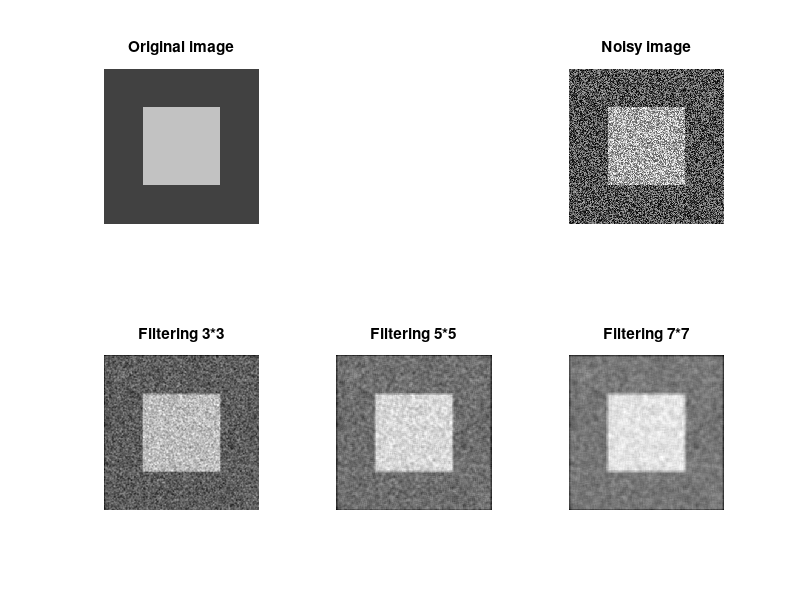

Recreate this plot in MATLAB. (Note: this script raises an error after producing the figure.)
%Shubhika GARG
%Cindy DO

%linear filtering in the spatial domain
%% Creating a matrix of 256*256 and 64*64 in the centre
a=ones([256 256])*64; %To get gray value of 64
%square area of size 64 and pixel values of 192
a(128-64+1:128+64, 128-64+1:128+64)=a(128-64+1:128+64, 128-64+1:128+64)*3;

%% Creating a noisy image
% % Noise Creation
b=rand(256,256)*255;
% Noise
% Adding noise to the previous image
c=a+b;

%% Creating proper filters
p=fspecial("average",[3 3]);
pc=filter2(p,c);

q=fspecial("average",[5 5]);
qc=filter2(q,c);

r=fspecial("average",[7 7]);
rc=filter2(r,c);

%% Output processing
figure();
subplot(2,3,1),imshow(uint8(a));
title('Original image');

subplot(2,3,3),imshow(c,[]);
title('Noisy image');

subplot(2,3,4),imshow(pc,[]);
title('Filtering 3*3');

subplot(2,3,5),imshow(qc,[]);
title('Filtering 5*5');

subplot(2,3,6),imshow(rc,[]);
title('Filtering 7*7');

sgtitle('Average filtering');
%% Solutions
%As the filter size increases, the clarity of the image decreases
%The image becomes more blurry
%The bigger the filter is in te spatial domain, the smaller it is in the
%frequency domain 